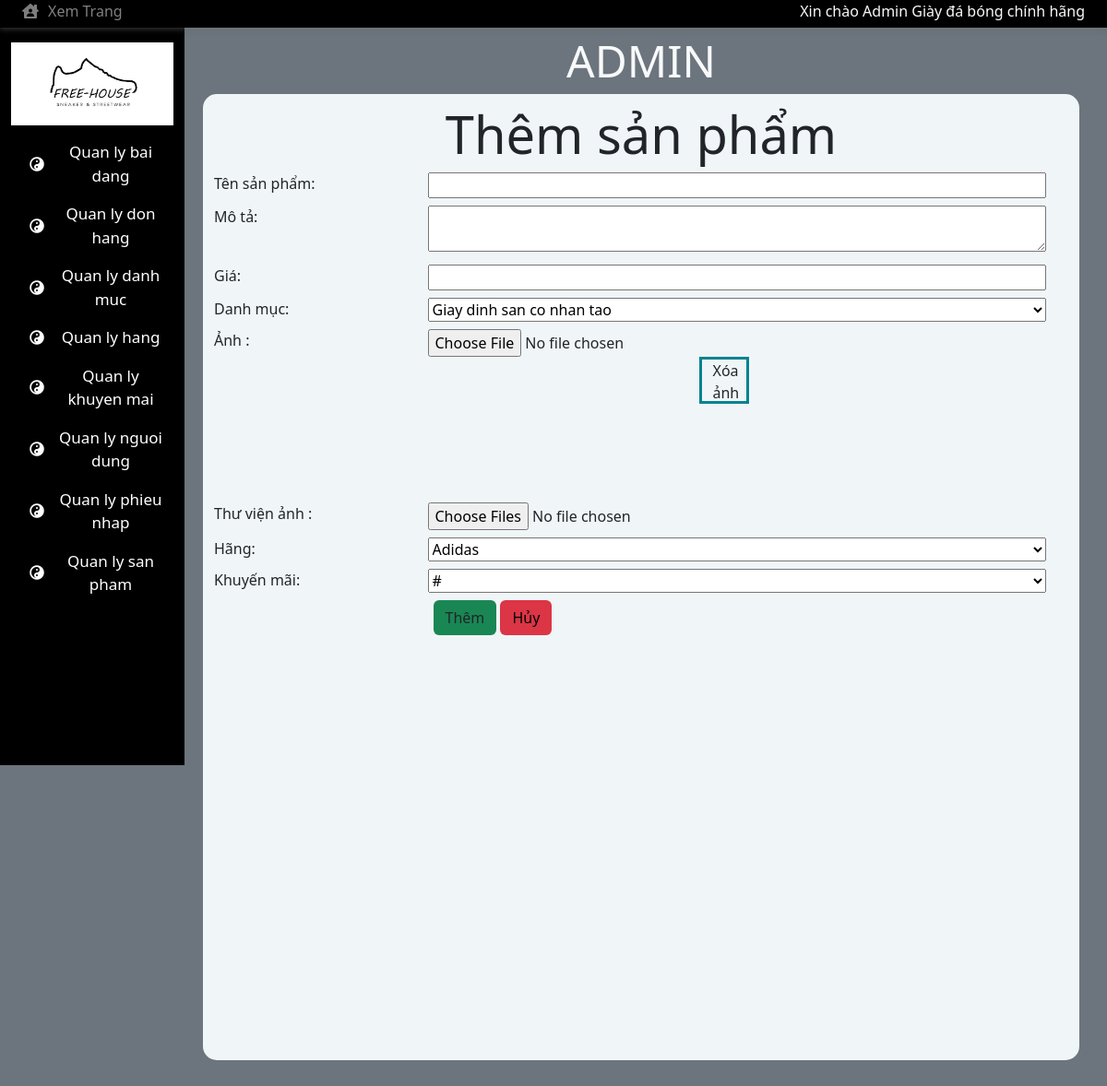
The app's page /admin/editSP.php?pq=Admin, older data.
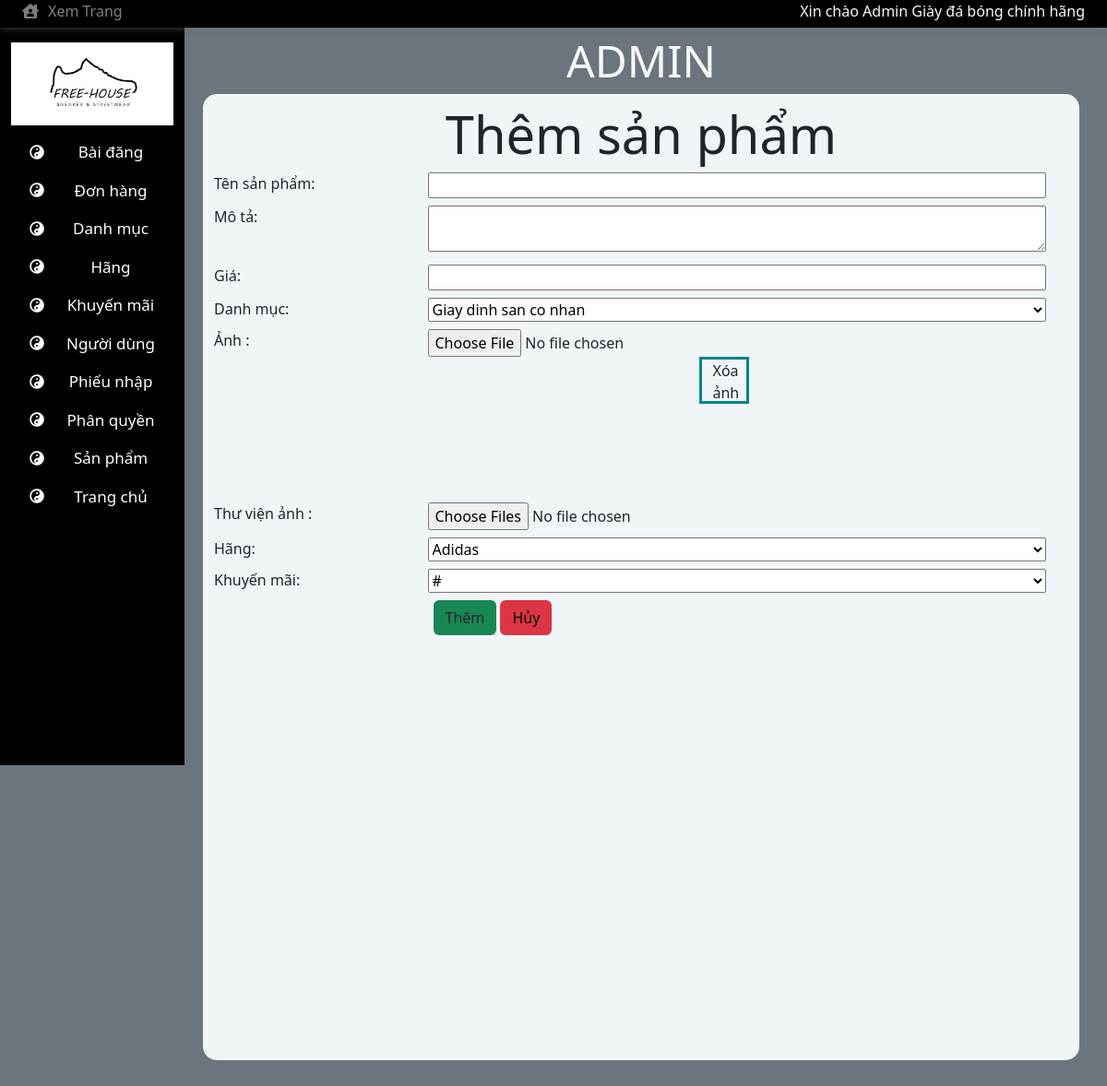
The same page, newer data.
### tables this page shows
CREATE TABLE `phanquyen` (
  `MaQuyen` varchar(50) NOT NULL,
  `MaChiTiet` varchar(50) NOT NULL
);

CREATE TABLE `chitietquyen` (
  `MaChiTiet` varchar(50) NOT NULL,
  `TenChiTiet` varchar(50) NOT NULL,
  `MoTa` varchar(50) NOT NULL
);

### db/DAOPhanQuyen.php (called while the page is built, shortened)
<?php
class DAOPhanQuyen{
    private $host = 'localhost';
    private $username = 'root';
    private $password = '';
    private $database = 'ql_cuahanggiay';
    private $conn;
    public function connect(){
        if(!$this->conn){
            $this->conn=mysqli_connect($this->host,$this->username,$this->password,$this->database);
        }
    }
    public function getQuyen($MaQuyen){
        $sql = "SELECT * FROM phanquyen,chitietquyen WHERE MaQuyen = '".$MaQuyen."' AND chitietquyen.MaChiTiet = phanquyen.MaChiTiet";
        $data=null;
        if($result = mysqli_query($this->conn,$sql)){
            while($row=mysqli_fetch_array($result)){
                    $data[] = $row;
            }
        }
        return $data;
    }
}
?>

### admin/template/menu_ad.php (the view, shortened to what the changed rows need)
<?php
    if (isset($_GET['pq'])){
        $MaQuyen = $_GET['pq'];
        include("../db/DAOPhanQuyen.php");
        $db = new DAOPhanQuyen();
        $db->connect();
        $PQ = $db->getQuyen($MaQuyen);
?>
        <div id="menu" class="col col-sm-12 col-lg-2 col-md-2 bg-black text-bg-dark position-fixed width-show-icon">
            <div class="d-none d-lg-block d-md-block" id="menu-js">
                <ul id='ulMenu' class="mt-2 list-unstyled text-black ">
                    <?php
                        $n = 0;
                        if($PQ != null){
                            $n = count($PQ);
                        }
                        for($i = 0; $i < $n;$i++){
                    ?>
                        <a href="index.php?pq=<?php echo $MaQuyen?>&id=<?php echo $PQ[$i]["MaChiTiet"]?>">
                            <li class="row LiMenu mx-0 text-center p-2 align-items-center border-secondary border-size-menu " style = "<?php if($id ==  $PQ[$i]["MaChiTiet"]){echo "background:  #6c757d";}?>">
                                <div class="col-3 px-0 d-none d-lg-flex justify-content-center">
                                    <i class="fa fa-yin-yang"></i>
                                </div>
                                <div class="col-lg-9 col-12 px-0">
                                    <p class="text-font-menu m-0"><?php echo $PQ[$i]["TenChiTiet"]?></p>
                                </div>
                            </li>
                        </a>
                    <?php
                        }
                    ?>
                </ul>
            </div>
        </div>
<?php
    }
?>

### admin/editSP.php (shortened to what the changed rows need)
<!DOCTYPE html>
<html lang="en">
<head>
    <link rel="stylesheet" href="https://cdnjs.cloudflare.com/ajax/libs/font-awesome/5.15.4/css/all.min.css"
 />
    <link rel="stylesheet" href="./css/bootstrap.min.css">
    <link rel="stylesheet" href="./css/admin.css">
</head>
<body>
    <div class="wrapper" style=" background-color: #6c757d;height:100%;min-height:100vh">
        <div class="container">
            <div class="row " style="min-height:1200px;padding-bottom:50px;position: relative;">
                <?php include('template/menu_ad.php'); ?>
                <div id="main" class="col col-12 col-lg-10 col-md-10 ">
                    <div id="content" class="row" style="background-color:#f0f5f8;height:calc(100% - 72px)">
                        <div class="main mx-auto ">
                            <?php
                            include('../db/dbconnect.php');
                            if (isset($_GET['id'])) {
                                $id = $_GET['id'];
                                echo '<div class="row justify-content-center display-4">Sửa sản phẩm</div>';
                                $sql = 'SELECT * FROM sanpham WHERE MaSP="' . $id . '"';
                                $result = $conn->query($sql);
                                if (mysqli_num_rows($result) > 0) {
                                    $row = mysqli_fetch_assoc($result);
                                    $ten = $row["Ten"];
                                    $moTa = $row["MoTa"];
                                    $gia = $row["Gia"];
                                    $hinhAnh = $row["AnhChinh"];
                                    $maKhuyenMai = $row["MaKhuyenMai"];
                                    $soLuong = $row["SLTonKho"];
                                    $maHang = $row["MaHang"];
                                    $maDanhMuc = $row["MaDM"];
                                }
                                else {echo"lỗi";}
                            }
                             else {
                                $maDanhMuc='';
                            }
                                $listDanhMuc = [];
                                $sql = "SELECT * FROM danhmuc";
                                $result = $conn->query($sql);
                                if ($result->num_rows > 0) {
                                    while ($row = $result->fetch_assoc()) {
                                        $listDanhMuc[$row['MaDM']]=$row['TenDM'];
                                    }
                                }
                            ?>
                            <form action="xuly/xulyEditSP.php?pq=<?php echo $MaQuyen?>" method="post" enctype="multipart/form-data">
                                <div class="row mt-2">
                                    <label class="row">
                                        <div class="col col-9">
                                            <select class="w-100" name="danhmuc">
                                            <?php
                                                foreach($listDanhMuc as $maDM=>$tenDM){
                                                    if($maDM==$maDanhMuc)
                                                    echo'<option value='.$maDM.' selected>'.$tenDM.'</option>';
                                                    else
                                                    echo"<option value='$maDM'>$tenDM</option>";
                                                }
                                                ?>
                                            </select>
                                        </div>
                                    </label>
                                </div>
                            </form>
                        </div>
                    </div>
                </div>
            </div>
        </div>
        </div>
</body>
</html>

Row changes from the older to the newer data that the page shows:
removed phanquyen: MaChiTiet.TenChiTiet "Quan ly bai dang"
removed phanquyen: MaChiTiet.TenChiTiet "Quan ly don hang"
removed phanquyen: MaChiTiet.TenChiTiet "Quan ly danh muc"
removed phanquyen: MaChiTiet.TenChiTiet "Quan ly hang"
removed phanquyen: MaChiTiet.TenChiTiet "Quan ly khuyen mai"
removed phanquyen: MaChiTiet.TenChiTiet "Quan ly nguoi dung"
removed phanquyen: MaChiTiet.TenChiTiet "Quan ly phieu nhap"
removed phanquyen: MaChiTiet.TenChiTiet "Quan ly san pham"
added phanquyen: MaChiTiet.TenChiTiet "Bài đăng"
added phanquyen: MaChiTiet.TenChiTiet "Đơn hàng"
added phanquyen: MaChiTiet.TenChiTiet "Danh mục"
added phanquyen: MaChiTiet.TenChiTiet "Hãng"
added phanquyen: MaChiTiet.TenChiTiet "Khuyến mãi"
added phanquyen: MaChiTiet.TenChiTiet "Người dùng"
added phanquyen: MaChiTiet.TenChiTiet "Phiếu nhập"
added phanquyen: MaChiTiet.TenChiTiet "Phân quyền"
added phanquyen: MaChiTiet.TenChiTiet "Sản phẩm"
added phanquyen: MaChiTiet.TenChiTiet "Trang chủ"
Text that changed along with them:
form field danhmuc: "Giay dinh san co nhan tao" → "Giay dinh san co nhan"
